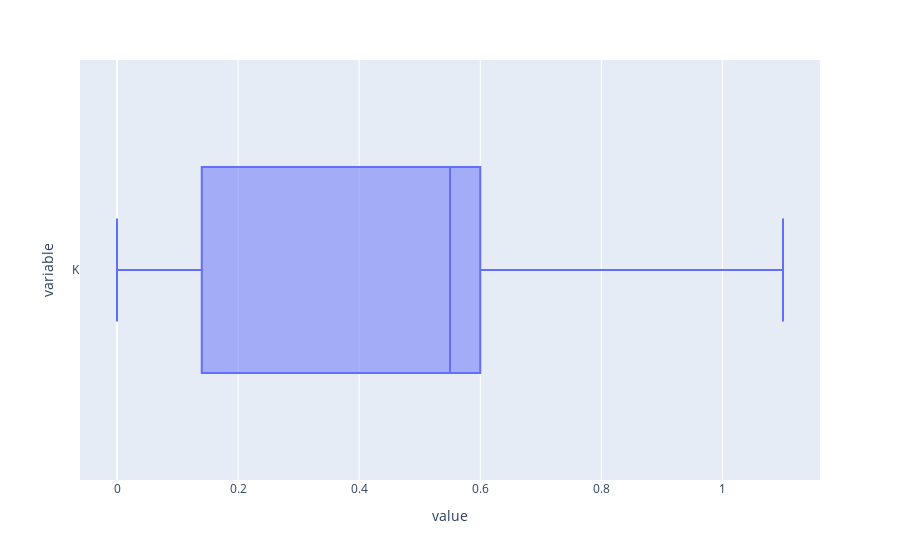

Notebook code cell kept with this figure:
### Code cell
pe.box(df['K'], orientation='h')

### Figure 1 — Plotly figure (JSON) as saved in the notebook; plotly's stock layout.template omitted (floating-point values rounded to 4 significant figures; data arrays with more than 128 entries replaced by an {"elided": "..."} marker saying what was removed)
{"data": [{"alignmentgroup": "True", "hovertemplate": "value=%{x}<br>variable=%{y}<extra></extra>", "legendgroup": "", "marker": {"color": "#636efa"}, "name": "", "notched": false, "offsetgroup": "", "orientation": "h", "showlegend": false, "type": "box", "x": {"elided": "193 float values"}, "x0": " ", "xaxis": "x", "y": {"elided": "193 str values"}, "y0": " ", "yaxis": "y"}], "layout": {"boxmode": "group", "legend": {"tracegroupgap": 0}, "margin": {"t": 60}, "xaxis": {"anchor": "y", "domain": [0, 1], "title": {"text": "value"}}, "yaxis": {"anchor": "x", "domain": [0, 1], "title": {"text": "variable"}}}}
